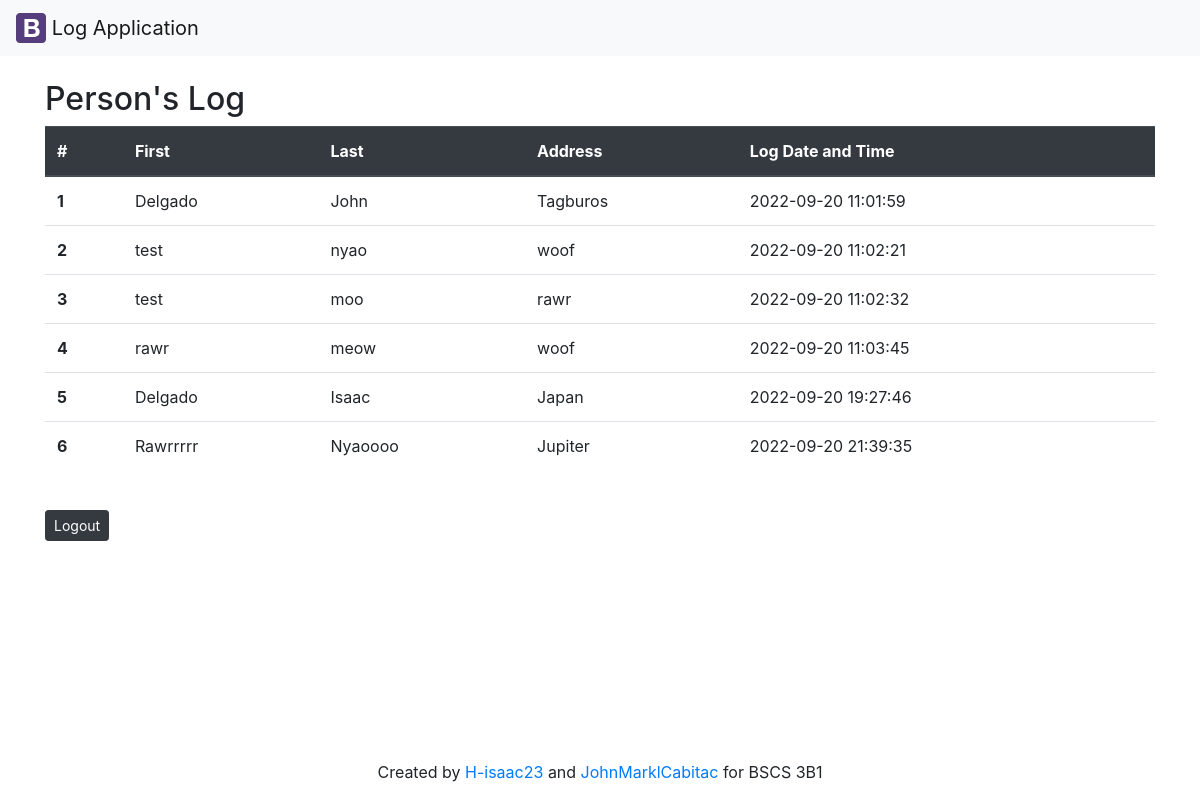
/guestbook-list.php, run on the app's committed database.
### tables this page shows
CREATE TABLE `person` (
  `pid` int NOT NULL AUTO_INCREMENT,
  `lastname` varchar(45) NOT NULL,
  `firstname` varchar(45) NOT NULL,
  `address` varchar(45) NOT NULL,
  `logdt` datetime NOT NULL,
  PRIMARY KEY (`pid`)
);

### guestbook-list.php (the view, shortened to what this page needs)
<?php
	require('config/db.php');
    $query = "SELECT * FROM PERSON";
    $persons = mysqli_query($conn, $query);
?>
<?php include('inc/header.php'); ?>
	<div class="container">
    <br/>
		<h2>Person's Log</h2>
        <table class="table">
                <thead class="thead-dark">
                    <tr>
                    <th scope="col">#</th>
                    <th scope="col">First</th>
                    <th scope="col">Last</th>
                    <th scope="col">Address</th>
                    <th scope="col">Log Date and Time</th>
                    </tr>
                </thead>
			<div class="well">
                <tbody>
                <?php foreach($persons as $person) : ?>
                    <tr>
                    <th scope="row"><?php echo $person['pid'];?></th>
                    <td><?php echo $person['lastname'];?></td>
                    <td><?php echo $person['firstname'];?></td>
                    <td><?php echo $person['address'];?></td>
                    <td><?php echo $person['logdt'];?></td>
                    </tr>
                <?php endforeach; ?>
                </tbody>
            </div>
        </table>
        <br/>
            <button type="button" class="btn btn-dark btn-sm" onclick="document.location='guestbook-logout.php'">Logout</button>
</div>
<?php include('inc/footer.php'); ?>

### inc/header.php (shortened to what this page needs)
<!DOCTYPE html>
<html lang="en">
<head>
  <link rel="stylesheet" href="https://maxcdn.bootstrapcdn.com/bootstrap/4.5.2/css/bootstrap.min.css">
</head>
<body class="d-flex flex-column min-vh-100">
	<?php include('navbar.php'); ?>

### inc/navbar.php
<nav class="navbar navbar-light bg-light">
  <a class="navbar-brand" href="#">
    <img src="img/bootstrap.svg" width="30" height="30" class="d-inline-block align-top" alt="" loading="lazy">
    Log Application
  </a>
</nav>

### inc/footer.php
<footer class="mastfoot mt-auto" style="text-align: center;">
    <div class="inner">
      <p>Created by <a href="https://github.com/H-isaac23">H-isaac23</a> and <a href="https://github.com/JohnMarklCabitac">JohnMarklCabitac</a> for BSCS 3B1</p>
    </div>
</footer>
  </body>
</html>

### data on the page
person: pid "1", lastname "Delgado", firstname "John", address "Tagburos", logdt "2022-09-20 11:01:59"
person: pid "2", lastname "test", firstname "nyao", address "woof", logdt "2022-09-20 11:02:21"
person: pid "3", lastname "test", firstname "moo", address "rawr", logdt "2022-09-20 11:02:32"
person: pid "4", lastname "rawr", firstname "meow", address "woof", logdt "2022-09-20 11:03:45"
person: pid "5", lastname "Delgado", firstname "Isaac", address "Japan", logdt "2022-09-20 19:27:46"
person: pid "6", lastname "Rawrrrrr", firstname "Nyaoooo", address "Jupiter", logdt "2022-09-20 21:39:35"
